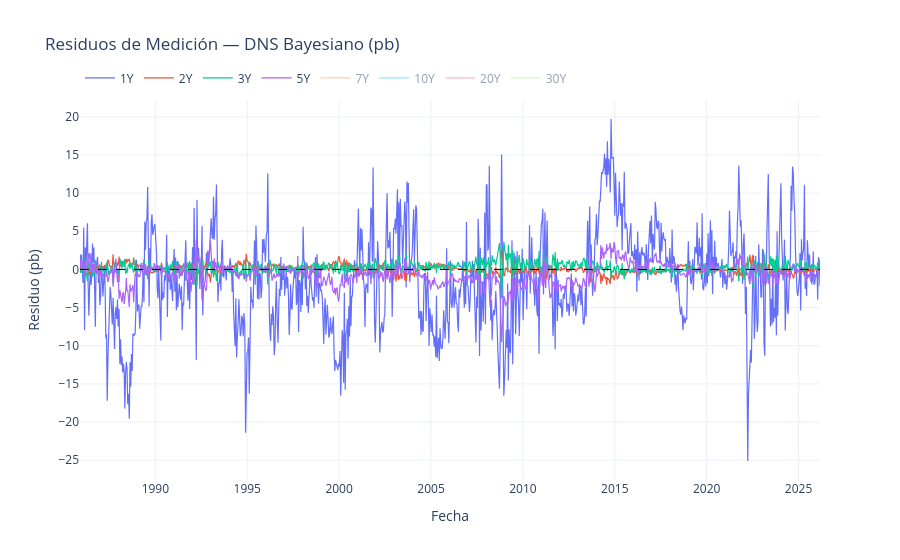

Notebook source saved alongside this figure:
### Markdown cell above
## CELDA 17: Ejecución principal

### Code cell
if __name__ == '__main__':

    # ── Correr MCMC ───────────────────────────────────────────────────────────
    chains = run_mcmc(
        n_iter   = 3000,
        n_burnin = 1000,
        n_chains = 4,
        tau_prop_std = np.array([0.03, 0.02])
    )

    # ── Diagnósticos ──────────────────────────────────────────────────────────
    diag_df = compute_diagnostics(chains)
    print("\n── Diagnósticos de Convergencia ────────────────────────────────")
    print(diag_df.to_string(index=False))

    all_converged = (diag_df['R̂'] < 1.10).all()
    print(f"\n{'✓ Todos los parámetros convergieron (R̂<1.10)' if all_converged else '⚠ Algunos parámetros no convergieron — extender iteraciones'}")

    plot_traceplots(chains)
    plot_acf_params(chains, n_chain=0)

    # ── Resumen posterior ─────────────────────────────────────────────────────
    summary_df = posterior_summary(chains)
    print("\n── Resumen de la Distribución Posterior ─────────────────────────")
    print(summary_df.to_string(index=False))

    # ── Factores ──────────────────────────────────────────────────────────────
    df_post, all_betas = extract_posterior_factors(chains)
    plot_posterior_factors(df_post)
    plot_tau_posterior(chains)

    # ── Comparación vs KF ─────────────────────────────────────────────────────
    for kf_file in ['dnss_betas_fixed.csv', 'dnss_betas_tv.csv']:
        try:
            df_kf = pd.read_csv(kf_file)
            print(f"\nComparando con KF: {kf_file}")
            plot_comparison_kf(df_post, df_kf)
            break
        except FileNotFoundError:
            continue
    else:
        print("\n⚠ No se encontró archivo KF — ejecutar primero DNSS_KalmanFilter_Optimizado.ipynb")

    # ── Residuos ──────────────────────────────────────────────────────────────
    resid, fitted = residual_analysis(df_post, chains)

    # ── Exportar ──────────────────────────────────────────────────────────────
    #export_results(df_post, chains, summary_df, diag_df)

### Figure 1 — Plotly figure (JSON) as saved in the notebook; plotly's stock layout.template omitted (floating-point values rounded to 4 significant figures; data arrays with more than 128 entries replaced by an {"elided": "..."} marker saying what was removed)
{"data": [{"line": {"width": 1.2}, "mode": "lines", "name": "1Y", "type": "scatter", "visible": true, "x": {"elided": "1006 str values"}, "y": {"elided": "1006 float values"}}, {"line": {"width": 1.2}, "mode": "lines", "name": "2Y", "type": "scatter", "visible": true, "x": {"elided": "1006 str values"}, "y": {"elided": "1006 float values"}}, {"line": {"width": 1.2}, "mode": "lines", "name": "3Y", "type": "scatter", "visible": true, "x": {"elided": "1006 str values"}, "y": {"elided": "1006 float values"}}, {"line": {"width": 1.2}, "mode": "lines", "name": "5Y", "type": "scatter", "visible": true, "x": {"elided": "1006 str values"}, "y": {"elided": "1006 float values"}}, {"line": {"width": 1.2}, "mode": "lines", "name": "7Y", "type": "scatter", "visible": "legendonly", "x": {"elided": "1006 str values"}, "y": {"elided": "1006 float values"}}, {"line": {"width": 1.2}, "mode": "lines", "name": "10Y", "type": "scatter", "visible": "legendonly", "x": {"elided": "1006 str values"}, "y": {"elided": "1006 float values"}}, {"line": {"width": 1.2}, "mode": "lines", "name": "20Y", "type": "scatter", "visible": "legendonly", "x": {"elided": "1006 str values"}, "y": {"elided": "1006 float values"}}, {"line": {"width": 1.2}, "mode": "lines", "name": "30Y", "type": "scatter", "visible": "legendonly", "x": {"elided": "1006 str values"}, "y": {"elided": "1006 float values"}}], "layout": {"hovermode": "x unified", "legend": {"orientation": "h", "y": 1.02, "yanchor": "bottom"}, "shapes": [{"line": {"color": "black", "dash": "dash", "width": 1}, "type": "line", "x0": 0, "x1": 1, "xref": "x domain", "y0": 0, "y1": 0, "yref": "y"}], "title": {"text": "Residuos de Medición — DNS Bayesiano (pb)"}, "xaxis": {"title": {"text": "Fecha"}}, "yaxis": {"title": {"text": "Residuo (pb)"}}}}
